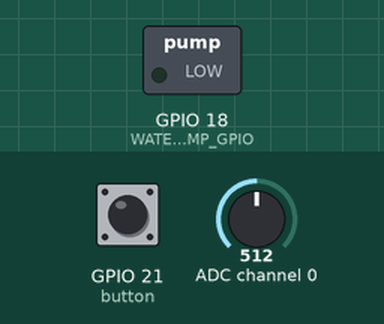
Recording of a program running on a simulated Raspberry Pi (BCM pin numbers). Parts: switched loads named in the program (green lamp = pin HIGH). The inputs (shaded band) are chosen by the test bench; at power-on: GPIO 21 (button) HIGH, ADC channel 0 = 512 (analog values on the 0–1023 scale). The clock reads 2024-03-15 10:24:30 at power-on unless the program sets it; what the program prints to the terminal is not drawn.

Above: at 1.2 s.
1.3 s: GPIO 21 (button) pulled LOW for 0.15 s
At 2.0 s:
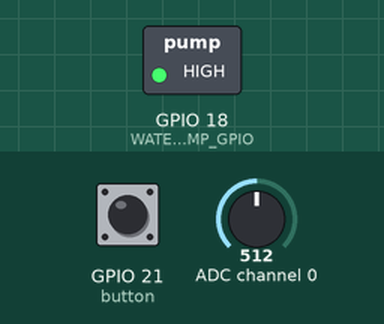
Timing chart, 0 to 4.3 s (numbered marks = the images above; inputs shaded):
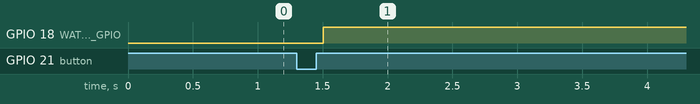

The program:

weightwithpump.py
```python
#btw voor met die calorimetrie kunnnen we gwn werken met vaste volumes vr koud en warm en als er niet genoeg zit in een tank gwn zeggen "refill this tank"
from gpiozero import MCP3008
from gpiozero import Buzzer
from gpiozero import Button
import RPi.GPIO as GPIO
import time
#initialisering ad converter
WATER_PUMP_GPIO  = 18
adc = MCP3008(channel=0)
button=Button(21)
#initialising water pump
GPIO.setmode(GPIO.BCM)
GPIO.setup(WATER_PUMP_GPIO, GPIO.OUT)


#linearisering
ZERO_OFFSET = 1.29   # Voltage at 0 kg
FULL_SCALE_VOLT = 1.585 # Voltage at known mass (maybe use phone?)
KNOWN_MASS = 500      # phone mass
def get_mass(v):
    return (v - ZERO_OFFSET) * (KNOWN_MASS / (FULL_SCALE_VOLT - ZERO_OFFSET))


def pump_on():
    GPIO.output(WATER_PUMP_GPIO, 1)
    print("Pump ON")

def pump_off():
    GPIO.output(WATER_PUMP_GPIO, 0)
    print("Pump OFF")

def dispenseWeight(massRequested):
    print(f"press button to dispense+{massRequested}")
    button.wait_for_press() #script is blocked till the button is pressed
    clock=time.time #giving the function time.time an alias "clock"
    previous_time=clock()
    scaleInitial = adc.value           # 0.0–1.0 (ratio) its a scale so you can reverse engineer the voltage you have before the adc converter and then you apply linearisation to find the mass
    voltageInitial = scaleInitial * 3.3       # Convert to volts
    massInitial = get_mass(voltageInitial)
    print(f"Initial voltage and mass are:{voltageInitial:.3f} V → {massInitial:.1f} g")
    pump_is_on=False #this is to set the beginning to false so you dont need to turn on pump every 0.2s so it stays running
    try:
        while True:
            if previous_time+0.2 < clock():
                scale = adc.value           # 0.0–1.0 (ratio) its a scale so you can reverse engineer the voltage you have before the adc converter and then you apply linearisation to find the mass
                voltage = scale * 3.3       # Convert to volts
                mass = get_mass(voltage)
                massDifference= massInitial-mass
                if(massDifference<massRequested):
                    if not pump_is_on:
                        pump_on()
                        pump_is_on= True
                    print(f"Dispensing, {massRequested-massDifference:.0f} g left") #the 3f formats the voltage to 3 decimals and 1f formats mass to 1 decimal
                else:
                    #pump off the break lets it go to finally so pump stops
                     break           #break stops the nearest loop youre in so here while true, otherewise the loop runs indefinitely and not only when we request
                previous_time=clock()
    finally:
        pump_off() #the finally always gets run so if the code crashes or there is a keyboard interrupt. manually always turning the pump off is a good failsafe


dispenseWeight(1000)
```

Measured:
- after the input at 1.3 s, GPIO 18 (WATER_PUMP_GPIO): LOW → HIGH after 0.20 s
